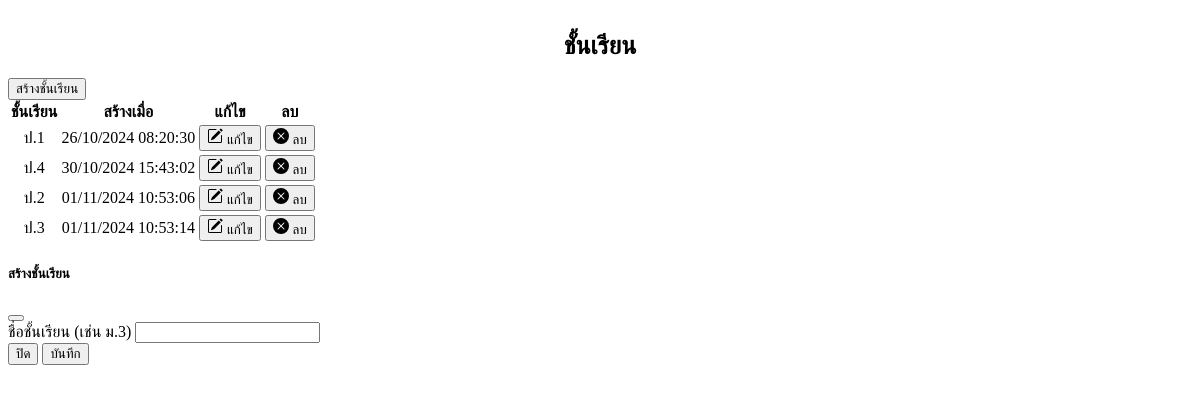
Page /src/auth/admin/grade_level.php on the earlier database version.
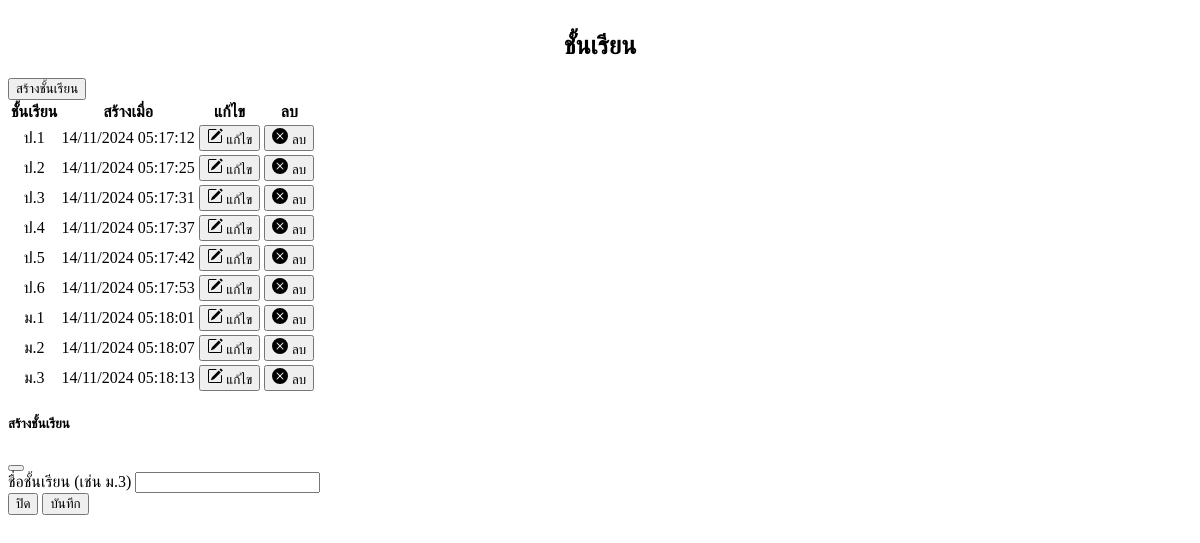
Same page on the later database version.
### tables this page shows
CREATE TABLE `grade_level` (
  `id` int(11) NOT NULL,
  `grade_level` varchar(255) DEFAULT NULL,
  `created_at` timestamp NOT NULL DEFAULT current_timestamp() ON UPDATE current_timestamp()
);

### src/auth/admin/grade_level.php (the view, shortened to what this page needs)
<!DOCTYPE html>
<html lang="th">
<head>
</head>
<body>
    <?php
    include '../config/ConnectDB.php';
    $grade_sql = "SELECT * FROM `grade_level`";
    $grade_result = $conn->query($grade_sql);
    ?>
    <div class="container-fluid">
        <div class="row">
            <div class="col d-flex align-items-stretch">
                <div class="card w-100">
                    <center>
                        <h1 class="card-title fw-semibold mb-4" style="margin-top: 2rem; font-size:25px">ชั้นเรียน</h1>
                    </center>
                    <div class="card-body p-4">
                        <button type="button" class="btn btn-outline-success m-1" data-bs-toggle="modal" data-bs-target="#addGradeLevelModal">
                            สร้างชั้นเรียน
                        </button>
                        <div class="table-responsive">
                            <table class="table text-nowrap mb-0 align-middle">
                                <thead class="text-dark fs-4">
                                    <tr>
                                        <th><center>ชั้นเรียน</center></th>
                                        <th><center>สร้างเมื่อ</center></th>
                                        <th><center>แก้ไข</center></th>
                                        <th><center>ลบ</center></th>
                                    </tr>
                                </thead>
                                <tbody>
                                    <?php while ($grade_row = mysqli_fetch_array($grade_result)) : ?>
                                        <tr>
                                            <td><center><?php echo $grade_row['grade_level'] ?></center></td>
                                            <td><center><?php echo date("d/m/Y H:i:s", strtotime($grade_row['created_at'])); ?></center></td>
                                            <td>
                                                <center>
                                                    <button type="button" class="btn btn-outline-warning m-1 editGradeBtn" data-id="<?php echo $grade_row['id']; ?>" data-level="<?php echo $grade_row['grade_level']; ?>">
                                                    &nbsp;แก้ไข
                                                    </button>
                                                </center>
                                            </td>
                                            <td>
                                                <center>
                                                    <button type="button" class="btn btn-outline-danger m-1 deleteGradeBtn" data-id="<?php echo $grade_row['id']; ?>" data-level="<?php echo $grade_row['grade_level']; ?>">
                                                        &nbsp;ลบ
                                                    </button>
                                                </center>
                                            </td>
                                        </tr>
                                    <?php endwhile ?>
                                </tbody>
                            </table>
                        </div>
                    </div>
                </div>
            </div>
        </div>
    </div>
    <div class="modal fade" id="addGradeLevelModal" tabindex="-1" aria-labelledby="addGradeLevelModalLabel" aria-hidden="true">
        <div class="modal-dialog">
            <div class="modal-content">
                <form id="addGradeForm">
                    <div class="modal-header">
                        <h5 class="modal-title">สร้างชั้นเรียน</h5>
                        <button type="button" class="btn-close" data-bs-dismiss="modal"></button>
                    </div>
                    <div class="modal-body">
                        <div class="mb-3">
                            <label class="form-label">ชื่อชั้นเรียน (เช่น ม.3)</label>
                            <input type="text" class="form-control" id="gradeLevel" name="grade_level" required>
                        </div>
                    </div>
                    <div class="modal-footer">
                        <button type="button" class="btn btn-secondary" data-bs-dismiss="modal">ปิด</button>
                        <button type="submit" class="btn btn-primary">บันทึก</button>
                    </div>
                </form>
            </div>
        </div>
    </div>
</body>
</html>

Differences in the rows shown:
removed grade_level: grade_level "ป.4", created_at "30/10/2024 15:43:02"
removed grade_level: grade_level "ป.2", created_at "01/11/2024 10:53:06"
removed grade_level: grade_level "ป.3", created_at "01/11/2024 10:53:14"
added grade_level: grade_level "ป.1", created_at "14/11/2024 05:17:12"
changed grade_level (number 2 of 9 on the later page): grade_level "ป.1" → "ป.2"; created_at "26/10/2024 08:20:30" → "14/11/2024 05:17:25"
added grade_level: grade_level "ป.3", created_at "14/11/2024 05:17:31"
added grade_level: grade_level "ป.4", created_at "14/11/2024 05:17:37"
added grade_level: grade_level "ป.5", created_at "14/11/2024 05:17:42"
added grade_level: grade_level "ป.6", created_at "14/11/2024 05:17:53"
added grade_level: grade_level "ม.1", created_at "14/11/2024 05:18:01"
added grade_level: grade_level "ม.2", created_at "14/11/2024 05:18:07"
added grade_level: grade_level "ม.3", created_at "14/11/2024 05:18:13"
